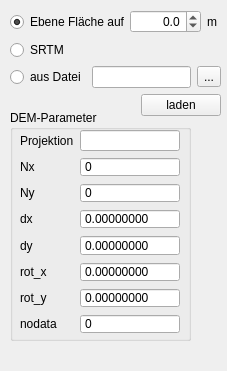
<?xml version="1.0" encoding="UTF-8"?>
<ui version="4.0">
 <class>hoehe</class>
 <widget class="QWidget" name="hoehe">
  <property name="geometry">
   <rect>
    <x>0</x>
    <y>0</y>
    <width>227</width>
    <height>371</height>
   </rect>
  </property>
  <property name="windowTitle">
   <string>Form</string>
  </property>
  <widget class="QWidget" name="verticalLayoutWidget">
   <property name="geometry">
    <rect>
     <x>10</x>
     <y>10</y>
     <width>211</width>
     <height>106</height>
    </rect>
   </property>
   <layout class="QVBoxLayout" name="verticalLayout">
    <item>
     <layout class="QHBoxLayout" name="horizontalLayout_3">
      <item>
       <widget class="QRadioButton" name="flatArea">
        <property name="text">
         <string>Ebene Fläche auf</string>
        </property>
        <property name="checked">
         <bool>true</bool>
        </property>
       </widget>
      </item>
      <item>
       <widget class="QDoubleSpinBox" name="doubleSpinBox">
        <property name="alignment">
         <set>Qt::AlignRight|Qt::AlignTrailing|Qt::AlignVCenter</set>
        </property>
        <property name="decimals">
         <number>1</number>
        </property>
        <property name="minimum">
         <double>-9999.000000000000000</double>
        </property>
        <property name="maximum">
         <double>99999.000000000000000</double>
        </property>
       </widget>
      </item>
      <item>
       <widget class="QLabel" name="label_9">
        <property name="text">
         <string>m </string>
        </property>
       </widget>
      </item>
     </layout>
    </item>
    <item>
     <widget class="QRadioButton" name="SRTM">
      <property name="text">
       <string>SRTM</string>
      </property>
     </widget>
    </item>
    <item>
     <layout class="QHBoxLayout" name="horizontalLayout">
      <item>
       <widget class="QRadioButton" name="fromFile">
        <property name="text">
         <string>aus Datei</string>
        </property>
       </widget>
      </item>
      <item>
       <widget class="QLineEdit" name="filename"/>
      </item>
      <item>
       <widget class="QToolButton" name="openFile">
        <property name="text">
         <string>...</string>
        </property>
       </widget>
      </item>
     </layout>
    </item>
    <item>
     <layout class="QHBoxLayout" name="horizontalLayout_2">
      <item>
       <spacer name="horizontalSpacer">
        <property name="orientation">
         <enum>Qt::Horizontal</enum>
        </property>
        <property name="sizeHint" stdset="0">
         <size>
          <width>40</width>
          <height>20</height>
         </size>
        </property>
       </spacer>
      </item>
      <item>
       <widget class="QPushButton" name="ladenButton">
        <property name="text">
         <string>laden</string>
        </property>
       </widget>
      </item>
     </layout>
    </item>
   </layout>
  </widget>
  <widget class="QGroupBox" name="groupBox">
   <property name="geometry">
    <rect>
     <x>10</x>
     <y>110</y>
     <width>181</width>
     <height>231</height>
    </rect>
   </property>
   <property name="title">
    <string>DEM-Parameter</string>
   </property>
   <widget class="QWidget" name="gridLayoutWidget">
    <property name="geometry">
     <rect>
      <x>10</x>
      <y>20</y>
      <width>160</width>
      <height>204</height>
     </rect>
    </property>
    <layout class="QGridLayout" name="gridLayout">
     <item row="0" column="1">
      <widget class="QLineEdit" name="projection_sB"/>
     </item>
     <item row="5" column="0">
      <widget class="QLabel" name="label_6">
       <property name="text">
        <string>rot_x</string>
       </property>
      </widget>
     </item>
     <item row="4" column="0">
      <widget class="QLabel" name="label_4">
       <property name="text">
        <string>dy</string>
       </property>
      </widget>
     </item>
     <item row="1" column="1">
      <widget class="QSpinBox" name="Nx_sB">
       <property name="buttonSymbols">
        <enum>QAbstractSpinBox::NoButtons</enum>
       </property>
       <property name="maximum">
        <number>99999999</number>
       </property>
      </widget>
     </item>
     <item row="3" column="0">
      <widget class="QLabel" name="label_3">
       <property name="text">
        <string>dx</string>
       </property>
      </widget>
     </item>
     <item row="6" column="1">
      <widget class="QDoubleSpinBox" name="rot_y_sB">
       <property name="buttonSymbols">
        <enum>QAbstractSpinBox::NoButtons</enum>
       </property>
       <property name="decimals">
        <number>8</number>
       </property>
       <property name="minimum">
        <double>-99999.000000000000000</double>
       </property>
       <property name="maximum">
        <double>99999.000000000000000</double>
       </property>
      </widget>
     </item>
     <item row="6" column="0">
      <widget class="QLabel" name="label_7">
       <property name="text">
        <string>rot_y</string>
       </property>
      </widget>
     </item>
     <item row="2" column="1">
      <widget class="QSpinBox" name="Ny_sB">
       <property name="buttonSymbols">
        <enum>QAbstractSpinBox::NoButtons</enum>
       </property>
       <property name="maximum">
        <number>99999999</number>
       </property>
      </widget>
     </item>
     <item row="5" column="1">
      <widget class="QDoubleSpinBox" name="rot_x_sB">
       <property name="buttonSymbols">
        <enum>QAbstractSpinBox::NoButtons</enum>
       </property>
       <property name="decimals">
        <number>8</number>
       </property>
       <property name="minimum">
        <double>-99999.000000000000000</double>
       </property>
       <property name="maximum">
        <double>99999.000000000000000</double>
       </property>
      </widget>
     </item>
     <item row="2" column="0">
      <widget class="QLabel" name="label_2">
       <property name="text">
        <string>Ny</string>
       </property>
      </widget>
     </item>
     <item row="0" column="0">
      <widget class="QLabel" name="label_5">
       <property name="text">
        <string>Projektion</string>
       </property>
      </widget>
     </item>
     <item row="1" column="0">
      <widget class="QLabel" name="label">
       <property name="text">
        <string>Nx</string>
       </property>
      </widget>
     </item>
     <item row="4" column="1">
      <widget class="QDoubleSpinBox" name="dy_sB">
       <property name="buttonSymbols">
        <enum>QAbstractSpinBox::NoButtons</enum>
       </property>
       <property name="decimals">
        <number>8</number>
       </property>
       <property name="minimum">
        <double>-99999.000000000000000</double>
       </property>
       <property name="maximum">
        <double>99999.000000000000000</double>
       </property>
      </widget>
     </item>
     <item row="3" column="1">
      <widget class="QDoubleSpinBox" name="dx_sB">
       <property name="buttonSymbols">
        <enum>QAbstractSpinBox::NoButtons</enum>
       </property>
       <property name="decimals">
        <number>8</number>
       </property>
       <property name="minimum">
        <double>-99999.000000000000000</double>
       </property>
       <property name="maximum">
        <double>99999.000000000000000</double>
       </property>
      </widget>
     </item>
     <item row="7" column="0">
      <widget class="QLabel" name="label_8">
       <property name="text">
        <string>nodata</string>
       </property>
      </widget>
     </item>
     <item row="7" column="1">
      <widget class="QSpinBox" name="nodata_sB">
       <property name="buttonSymbols">
        <enum>QAbstractSpinBox::NoButtons</enum>
       </property>
       <property name="minimum">
        <number>-9999999</number>
       </property>
       <property name="maximum">
        <number>99999999</number>
       </property>
      </widget>
     </item>
    </layout>
   </widget>
  </widget>
 </widget>
 <resources/>
 <connections/>
</ui>
